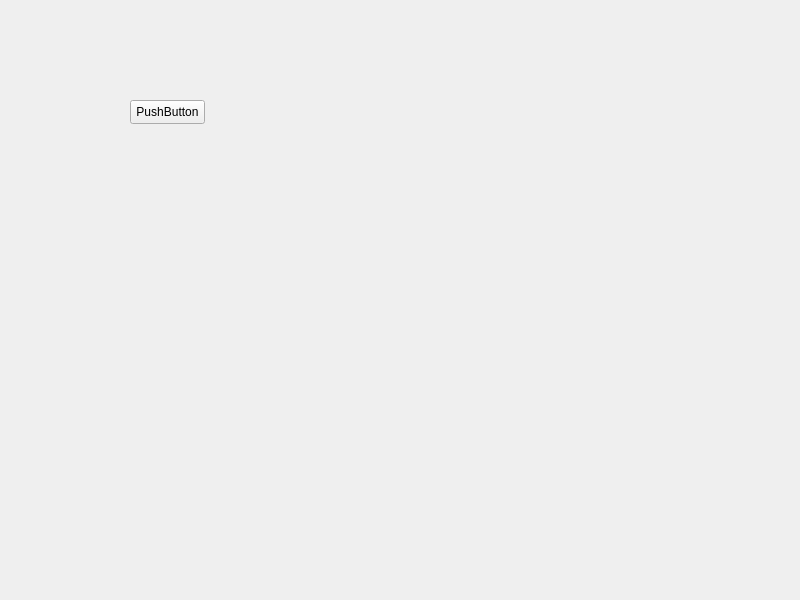
<?xml version="1.0" encoding="UTF-8"?>
<ui version="4.0">
 <class>Widget</class>
 <widget class="QWidget" name="Widget">
  <property name="geometry">
   <rect>
    <x>0</x>
    <y>0</y>
    <width>800</width>
    <height>600</height>
   </rect>
  </property>
  <property name="windowTitle">
   <string>Widget</string>
  </property>
  <widget class="QPushButton" name="pushButton">
   <property name="geometry">
    <rect>
     <x>130</x>
     <y>100</y>
     <width>75</width>
     <height>24</height>
    </rect>
   </property>
   <property name="text">
    <string>PushButton</string>
   </property>
  </widget>
 </widget>
 <resources/>
 <connections/>
</ui>
